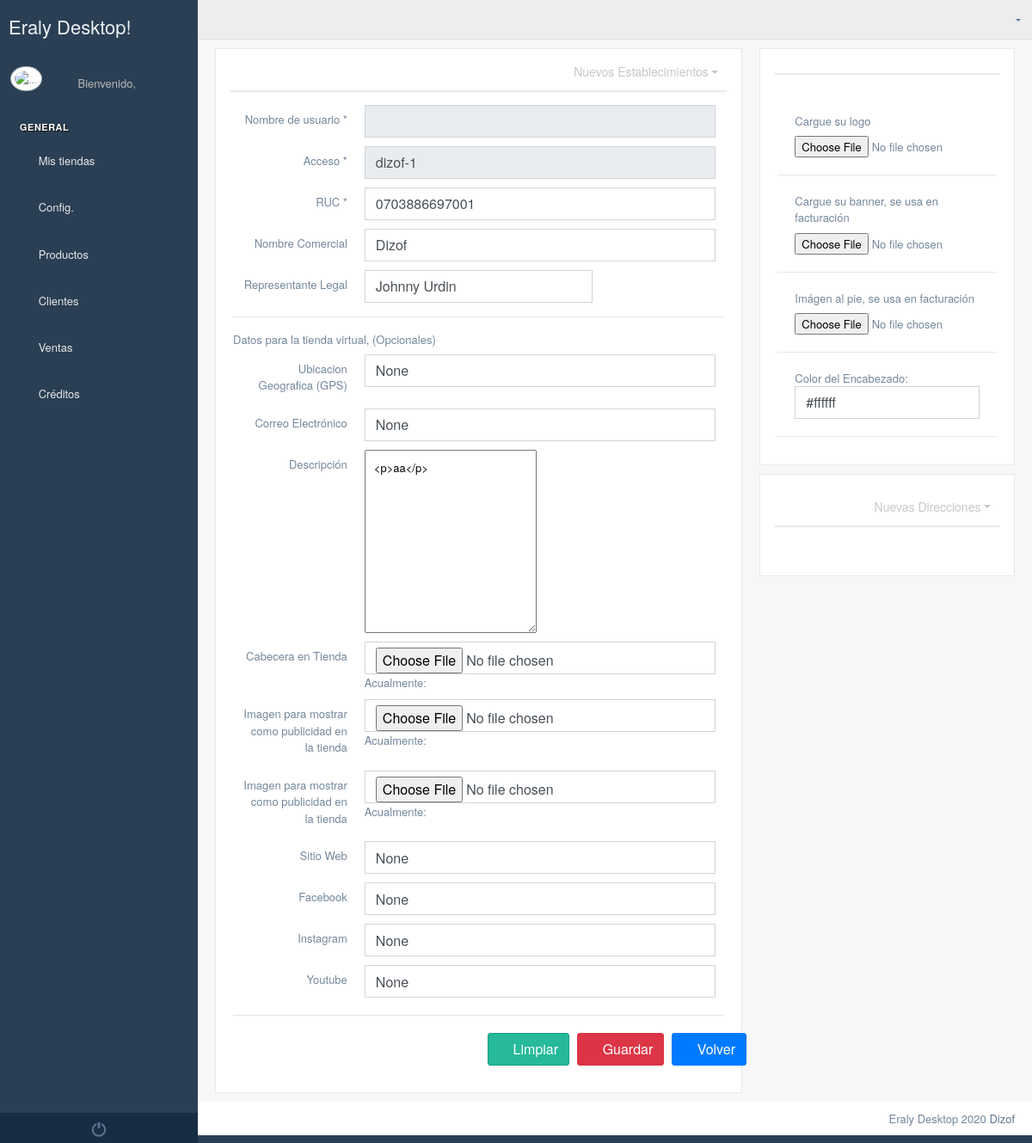
Screenshot of /business/edit/2/ with the database file from the repository.
### Empresa/models.py (models this page shows, shortened)
class Establecimiento(models.Model):
    logo=models.ImageField(upload_to="logos/establecimientos",null=True,blank=True)
    banner=models.ImageField(upload_to="banner/establecimientos",null=True,blank=True)
    pie_pagina=models.ImageField(upload_to="pie/establecimientos",null=True,blank=True)
    cabecera_tienda=models.ImageField(upload_to="logos/tienda",null=True,blank=True)
    banner1=models.ImageField(upload_to="logos/tienda",null=True,blank=True)
    banner2=models.ImageField(upload_to="logos/tienda",null=True,blank=True)
    color_encabezado_documentos=models.CharField(max_length=40, default="#ffffff")
    usuario=models.ForeignKey(User,on_delete=models.CASCADE)
    ruc=models.CharField(max_length=13)
    nombreComercial=models.CharField(max_length=60)
    representateLegal=models.CharField(max_length=60)
    slug = models.SlugField(max_length=255, unique=True, blank=True)
    descripcion = RichTextUploadingField(null=True, blank=True)
    ubicacion_gps = models.CharField(max_length=300,null=True,blank=True)
    correo_electronico=models.EmailField(max_length=600,null=True,blank=True)
    web=models.CharField(max_length=400,null=True,blank=True)
    facebook=models.CharField(max_length=400,null=True,blank=True,default=" ")
    instagram=models.CharField(max_length=400, null=True, blank=True, default=" ")
    youtube = models.CharField(max_length=400,null=True,blank=True,default=" ")
    activo=models.BooleanField(default=False)

### Empresa/views.py (the view, shortened to what this page needs)
# urls.py: path("business/edit/<int:id>/",modificar_empresa),
def modificar_empresa(request,id):
    mensaje=''
    tipo=''
    establecimiento = Establecimiento.objects.get(id=id)
    contexto={
        "establecimiento":Establecimiento.objects.get(id=id),
        "mensaje":mensaje,
        "tipo":tipo,
        "provincias":Provincia.objects.all()
    }
    return render(request, 'empresa/editarEmpresa.html',contexto)

### templates/empresa/editarEmpresa.html (shortened to what this page needs)
{% extends 'Home/index2.html' %}
{% block contenido_index %}
    {% load static %}
    <div class="">
        <div class="row">
        <form data-parsley-validate="" class="form-horizontal form-label-left" method="post" enctype="multipart/form-data">
            <div class="col-md-8 col-sm-8">
                <div class="x_panel">
                    <div class="x_title">
                        <ul class="nav navbar-right panel_toolbox">
                            <li class="dropdown">
                                <a href="#" class="dropdown-toggle" data-toggle="dropdown" role="button"
                                   aria-haspopup="true" aria-expanded="false">Nuevos Establecimientos</a>
                            </li>
                        </ul>
                        <div class="clearfix"></div>
                    </div>
                    <div class="x_content">
                            <div class="item form-group">
                                <label class="col-form-label col-md-3 col-sm-3 label-align" for="first-name">Nombre de
                                    usuario <span class="required">*</span>
                                </label>
                                <div class="col-md-9 col-sm-9 ">
                                    <input type="text" id="username" value="{{ request.user.username }}" readonly
                                           required="required" class="form-control ">
                                </div>
                            </div>
                            <div class="item form-group">
                                <label class="col-form-label col-md-3 col-sm-3 label-align" for="first-name">Acceso
                                    <span class="required">*</span>
                                </label>
                                <div class="col-md-9 col-sm-9 ">
                                    <input type="text" id="slug" value="{{ establecimiento.slug }}" readonly
                                           class="form-control" placeholder="Se crea automáticamente">
                                </div>
                            </div>
                            <div class="item form-group">
                                <label class="col-form-label col-md-3 col-sm-3 label-align" for="last-name">RUC <span
                                        class="required">*</span>
                                </label>
                                <div class="col-md-9 col-sm-9 ">
                                    <input type="text" id="ruc" value="{{ establecimiento.ruc }}" name="ruc"
                                           maxlength="13" required="required" class="form-control">
                                </div>
                            </div>
                            <div class="item form-group">
                                <label for="middle-name" class="col-form-label col-md-3 col-sm-3 label-align">Nombre
                                    Comercial</label>
                                <div class="col-md-9 col-sm-9 ">
                                    <input id="nombreComercial" value="{{ establecimiento.nombreComercial }}"
                                           required="required" class="form-control" type="text" name="nombreComercial">
                                </div>
                            </div>
                            <div class="item form-group">
                                <label for="middle-name" class="col-form-label col-md-3 col-sm-3 label-align">Representante
                                    Legal</label>
                                <div class="col-md-6 col-sm-6 ">
                                    <input id="representateLegal" value="{{ establecimiento.representateLegal }}"
                                           required="required" class="form-control" type="text"
                                           name="representateLegal">
                                </div>
                            </div>
                            <hr>
                            <label for="">Datos para la tienda virtual, (Opcionales)</label>
                            <div class="item form-group">
                                <label for="middle-name" class="col-form-label col-md-3 col-sm-3 label-align">Ubicacion Geografica (GPS)</label>
                                <div class="col-md-9 col-sm-9 ">
                                    <input type="text" name="ubicacion" value="{{ establecimiento.ubicacion_gps }}" id="ubicacion" class="form-control">
                                </div>
                            </div>
                            <div class="item form-group">
                                <label for="middle-name" class="col-form-label col-md-3 col-sm-3 label-align">Correo Electrónico</label>
                                <div class="col-md-9 col-sm-9 ">
                                    <input type="email" name="email" value="{{ establecimiento.correo_electronico }}" id="email" class="form-control">
                                </div>
                            </div>
                            <div class="item form-group">
                                <label for="middle-name" class="col-form-label col-md-3 col-sm-3 label-align">Descripción</label>
                                <div class="col-md-9 col-sm-9 ">
                                    <textarea required="required" name="descripcion" id="descripcion" cols="30"
                                              rows="10">{{ establecimiento.descripcion }}</textarea>
                                </div>
                            </div>
                            <div class="item form-group">
                                <label for="middle-name" class="col-form-label col-md-3 col-sm-3 label-align">Cabecera en Tienda</label>
                                <div class="col-md-9 col-sm-9 ">
                                    <input type="file" name="cabecera_tienda" id="cabecera_tienda" class="form-control">
                                    <span>Acualmente: </span>
                                </div>
                            </div>
                            <div class="item form-group">
                                <label for="middle-name" class="col-form-label col-md-3 col-sm-3 label-align">Imagen para mostrar como publicidad en la tienda</label>
                                <div class="col-md-9 col-sm-9 ">
                                    <input type="file" name="banner1" id="banner1" class="form-control">
                                    <span>Acualmente: </span>
                                </div>
                            </div>
                            <div class="item form-group">
                                <label for="middle-name" class="col-form-label col-md-3 col-sm-3 label-align">Imagen para mostrar como publicidad en la tienda</label>
                                <div class="col-md-9 col-sm-9 ">
                                    <input type="file" name="banner2" id="banner2" class="form-control">
                                    <span>Acualmente: </span>
                                </div>
                            </div>
                            <div class="item form-group">
                                <label for="middle-name" class="col-form-label col-md-3 col-sm-3 label-align">Sitio Web</label>
                                <div class="col-md-9 col-sm-9 ">
                                    <input type="text" name="web" value="{{ establecimiento.web }}" id="web" class="form-control">
                                </div>
                            </div>
                            <div class="item form-group">
                                <label for="middle-name" class="col-form-label col-md-3 col-sm-3 label-align">Facebook</label>
                                <div class="col-md-9 col-sm-9 ">
                                    <input type="text" name="facebook" value="{{ establecimiento.facebook }}" id="facebook" class="form-control">
                                </div>
                            </div>
                            <div class="item form-group">
                                <label for="middle-name" class="col-form-label col-md-3 col-sm-3 label-align">Instagram</label>
                                <div class="col-md-9 col-sm-9 ">
                                    <input type="text" name="instagram" value="{{ establecimiento.instagram }}" id="instagram" class="form-control">
                                </div>
                            </div>
                            <div class="item form-group">
                                <label for="middle-name" class="col-form-label col-md-3 col-sm-3 label-align">Youtube</label>
                                <div class="col-md-9 col-sm-9 ">
                                    <input type="text" name="youtube" value="{{ establecimiento.youtube }}" id="youtube" class="form-control">
                                </div>
                            </div>
                            <div class="ln_solid"></div>
                            <div class="item form-group">
                                <div class="col-md-9 col-sm-9 offset-md-6">
                                    <button class="btn btn-success" type="reset"><i class="fa fa-edit"> </i> Limpiar
                                    </button>
                                    <button type="submit" class="btn btn-danger"><i class="fa fa-save"> </i> Guardar
                                    </button>
                                    <a href="/business/" class="btn btn-primary"><i class="fa fa-reply"> </i> Volver</a>
                                </div>
                            </div>
                    </div>
                </div>
            </div>
            <div class="col-md-4 col-sm-4">
                <div class="x_panel">
                    <div class="x_title">
                        <div class="clearfix"></div>
                    </div>
                    <div class="x_content">
                        <div class="dashboard-widget-content">
                            <ul class="list-unstyled timeline widget">
                                    <li style="padding: 20px">
                                    <label for="">Cargue su logo</label>
                                        <input type="file" name="logo" id="logo">
                                    </li>
                                    <li style="padding: 20px">
                                        <label for="">Cargue su banner, se usa en facturación</label>
                                        <input type="file" name="banner" id="banner">
                                    </li>
                                    <li style="padding: 20px">
                                    <label for="">Imágen al pie, se usa en facturación</label>
                                        <input type="file" name="pie" id="pie">
                                    </li>
                                     <li style="padding: 20px">
                                         <span>Color del Encabezado:</span><br>
                                        <input class="form-control" type="text" value="{{ establecimiento.color_encabezado_documentos }}" name="color" id="color">
                                    </li>
                            </ul>
                        </div>
                    </div>
                </div>
                <div class="x_panel">
                    <div class="x_title">
                        <ul class="nav navbar-right panel_toolbox">
                            <li class="dropdown">
                                <a href="#" class="dropdown-toggle" data-toggle="dropdown" role="button"
                                   aria-expanded="false">Nuevas Direcciones</a>
                            </li>
                        </ul>
                        <div class="clearfix"></div>
                    </div>
                    <div class="x_content">
                        <div class="dashboard-widget-content">
                        </div>
                    </div>
                </div>
            </div>
        </form>
        </div>
    </div>
{% endblock %}
{% block script_index %}
    <link rel="stylesheet" href="{% static 'select2/css/select2.min.css' %}">
{% endblock %}

### rows the page displays
Establecimiento: slug "dizof-1", ruc "0703886697001", nombreComercial "Dizof", representateLegal "Johnny Urdin", ubicacion "None", email "None", descripcion "<p>aa</p>", web "None", facebook "None", instagram "None", youtube "None", color "#ffffff"
